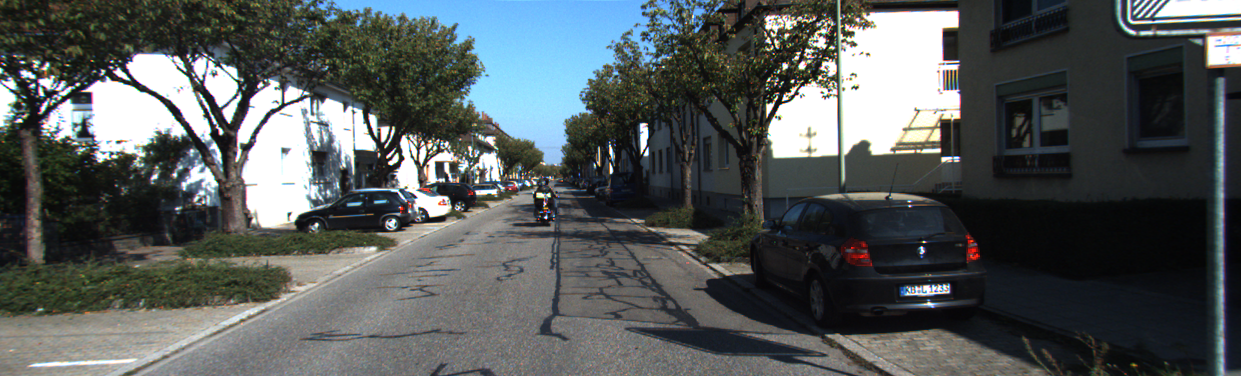
#> input picture data/kitti/001.png, 1241 x 376 px, found by its file name; its folder holds 4 pictures in this run
$ python visual_odometry.py
#> lines starting #> are read from the running program, lines starting #| are printed output that depends on the picture
import cv2
import numpy as np
import os
import matplotlib.pyplot as plt
import time

def run_visual_odometry(data_path):
#> called with data_path = 'Simulation/data/kitti'
    images = sorted(os.listdir(data_path))
    images = [os.path.join(data_path, img) for img in images]

    if len(images) < 2:
        print("Not enough images")
        return []

    orb = cv2.ORB_create(2000)
    bf = cv2.BFMatcher(cv2.NORM_HAMMING, crossCheck=True)

    pose = np.eye(4)
    trajectory = []

    prev_time = time.time()

    print("Running Visual Odometry...")

    for i in range(len(images) - 1):
        img1 = cv2.imread(images[i], 0)
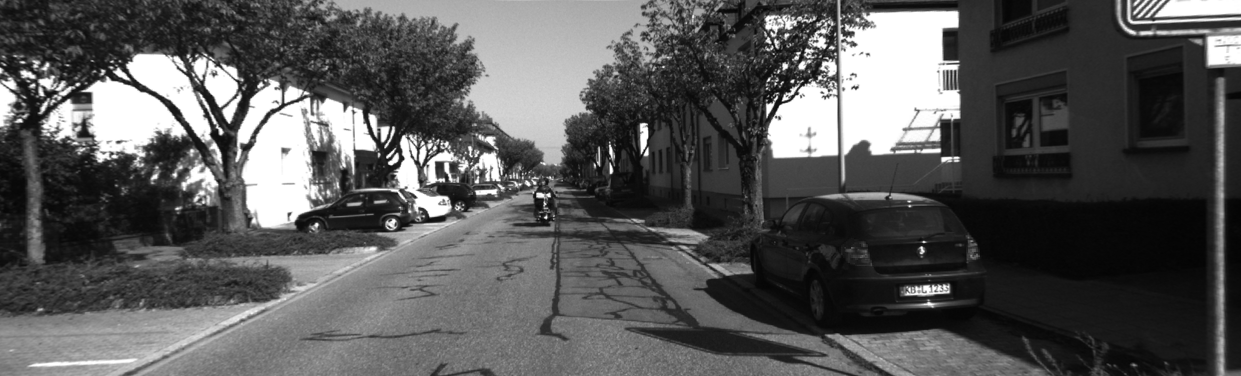
#> img1: shape (376, 1241); min 3, max 255, mean 87.7
        img2 = cv2.imread(images[i+1], 0)
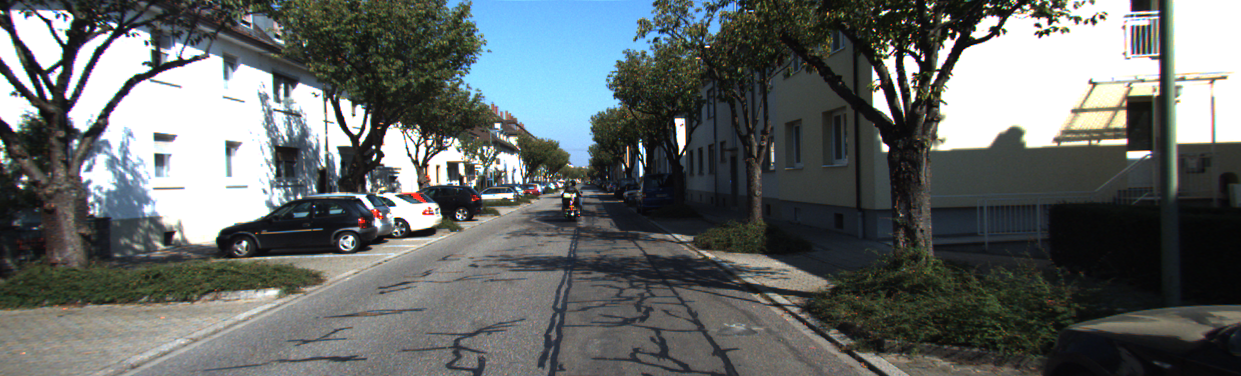
#> input picture data/kitti/0010.png, 1241 x 376 px, found by its file name
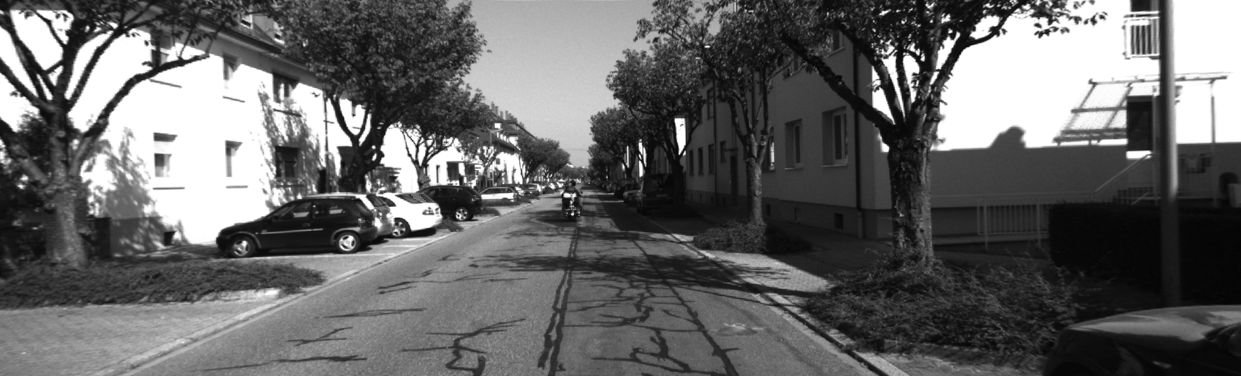
#> img2: shape (376, 1241); min 4, max 255, mean 102.3

        if img1 is None or img2 is None:
            print(f"Skipping frame {i}")
            continue

        # Detect features
        kp1, des1 = orb.detectAndCompute(img1, None)
#> kp1 = 2000 keypoints; strongest (x, y, size): (389, 162, 31), (783, 99, 31), (784, 98, 37.2), (538, 194, 37.2)
        kp2, des2 = orb.detectAndCompute(img2, None)
#> kp2 = 2000 keypoints; strongest (x, y, size): (353, 139, 64.3), (922, 59, 31), (917, 53, 31), (952, 38, 31)

        if des1 is None or des2 is None:
            continue

        # Match features
        matches = bf.match(des1, des2)
#> matches = 577 matches
        matches = sorted(matches, key=lambda x: x.distance)

        good_matches = matches[:100]
#> good_matches = 100 matches

        pts1 = np.float32([kp1[m.queryIdx].pt for m in good_matches])
#> pts1 = 100 pairs, first value 39.6 to 944, second value 54 to 293
        pts2 = np.float32([kp2[m.trainIdx].pt for m in good_matches])
#> pts2 = 100 pairs, first value 61 to 1156.8, second value 32 to 243.6

        # Essential matrix
        E, _ = cv2.findEssentialMat(pts1, pts2, focal=1.0, pp=(0., 0.))
#> E = [[-1.83e-06, -0.00115, 0.209], [0.0012, 2.75e-05, -0.675], [-0.217, 0.673, -1.86e-06]]

        if E is None:
            continue

        # Recover pose
        _, R, t, _ = cv2.recoverPose(E, pts1, pts2)
#> R = [[1, 0.0117, 7.32e-05], [-0.0117, 1, 1.99e-05], [-7.29e-05, -2.08e-05, 1]]; t = [-0.955, -0.296, -0.00163]

        # Transformation matrix
        T = np.eye(4)
        T[:3, :3] = R
        T[:3, 3] = t.flatten()

        # Update pose
        pose = pose @ T

        # Save trajectory (X, Z)
        trajectory.append((pose[0, 3], pose[2, 3]))

        # -------- FPS FIX --------
        current_time = time.time()
        delta = current_time - prev_time

        if delta > 0:
            fps = 1.0 / delta
        else:
            fps = 0

        prev_time = current_time

        print(f"Frame {i} | FPS: {fps:.2f}")
#> pass 2 of the loop in run_visual_odometry, `for i in range(len(images) - 1):`:
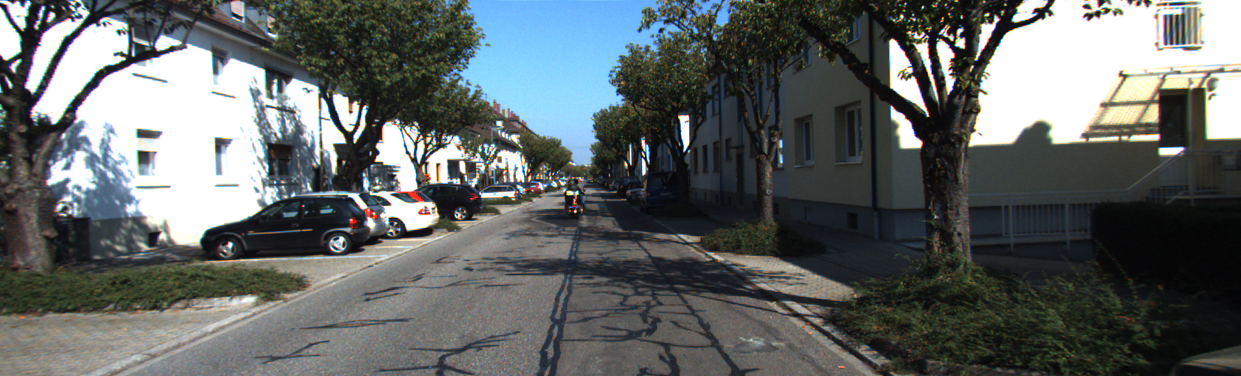
#> input picture data/kitti/0011.png, 1241 x 376 px, found by its file name
#> in run_visual_odometry, `img2 = cv2.imread(images[i+1], 0)`:
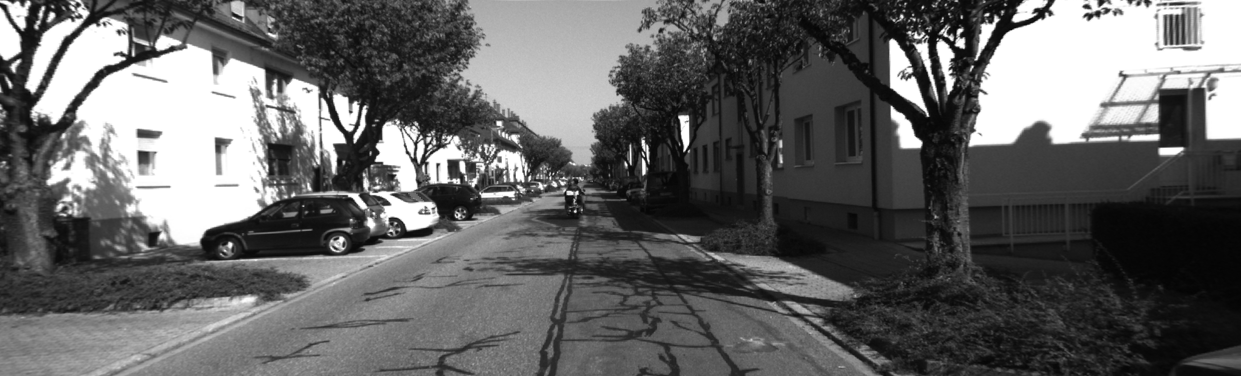
#> img2: shape (376, 1241); min 3, max 255, mean 99.8
#> kp1 has the same summary as kp2
#> kp2 = 2000 keypoints; strongest (x, y, size): (568, 192, 31), (349, 128, 53.6), (350, 130, 44.6), (346, 126, 64.3)
#> matches = 1145 matches
#> pts1 = 100 pairs, first value 154 to 1130.4, second value 80.4 to 247.7
#> pts2 = 100 pairs, first value 138 to 1162.8, second value 72.58 to 249.1
#> E = [[1.78e-06, -0.00142, 0.289], [0.00142, -5.43e-06, -0.645], [-0.29, 0.645, -9.36e-06]]
#> R = [[1, 0.00201, 3.68e-06], [-0.00201, 1, -1.29e-05], [-3.71e-06, 1.28e-05, 1]]; t = [-0.913, -0.409, -0.00201]
#> pass 3 of the loop in run_visual_odometry, `for i in range(len(images) - 1):`:
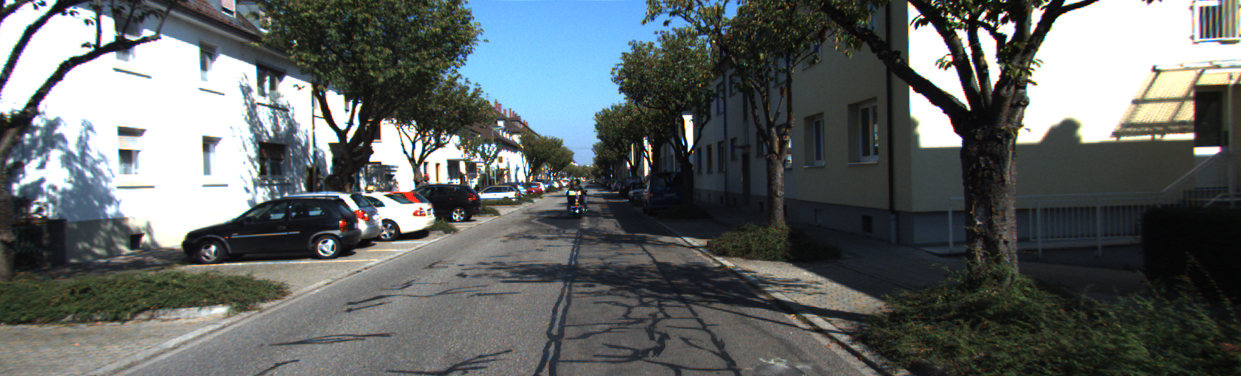
#> input picture data/kitti/0012.png, 1241 x 376 px, found by its file name
#> in run_visual_odometry, `img2 = cv2.imread(images[i+1], 0)`:
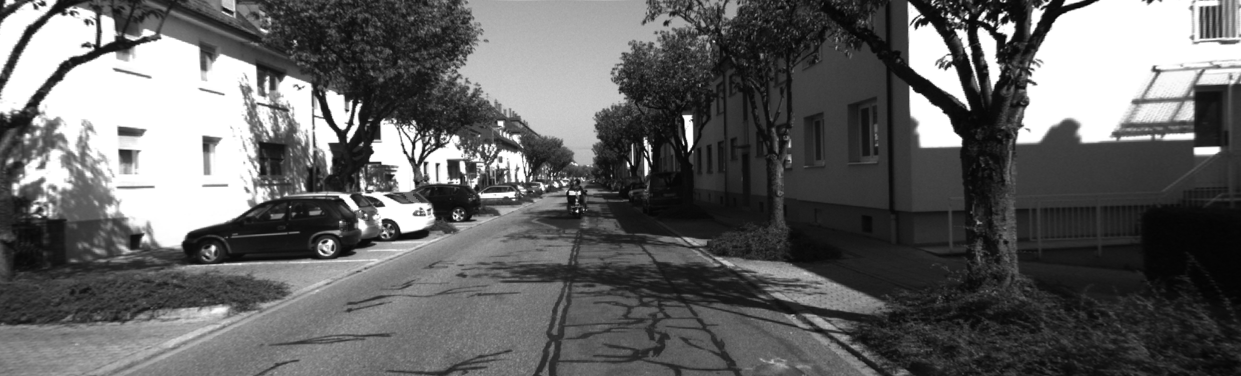
#> img2: shape (376, 1241); min 3, max 255, mean 99.2
#> kp1 has the same summary as kp2
#> kp2 = 2000 keypoints; strongest (x, y, size): (343, 132, 77.1), (344, 131, 64.3), (341, 124, 77.1), (343, 131, 92.6)
#> matches = 1238 matches
#> pts1 = 100 pairs, first value 138 to 1120.3, second value 73 to 243.4
#> pts2 = 100 pairs, first value 118.1 to 1153.4, second value 67.68 to 246.2
#> E = [[4.06e-18, -0.00118, 0.199], [0.00118, -4.4e-17, -0.679], [-0.199, 0.679, 1.08e-15]]
#> R = [[1, 1.05e-15, 1.56e-17], [-1.17e-15, 1, -5.79e-17], [-4.95e-16, -1.74e-15, 1]]; t = [-0.96, -0.281, -0.00168]

    # Convert to numpy
    trajectory = np.array(trajectory)

    # -------- PLOT --------
    plt.figure(figsize=(6, 6))
    plt.plot(trajectory[:, 0], trajectory[:, 1], marker='o', color='blue')

    # Add direction arrows
    for i in range(1, len(trajectory)):
        plt.arrow(
            trajectory[i-1, 0], trajectory[i-1, 1],
            trajectory[i, 0] - trajectory[i-1, 0],
            trajectory[i, 1] - trajectory[i-1, 1],
            head_width=0.05,
            color='blue'
        )

    plt.title("Visual Odometry Trajectory")
    plt.xlabel("X")
    plt.ylabel("Z")
    plt.grid()
    plt.show()
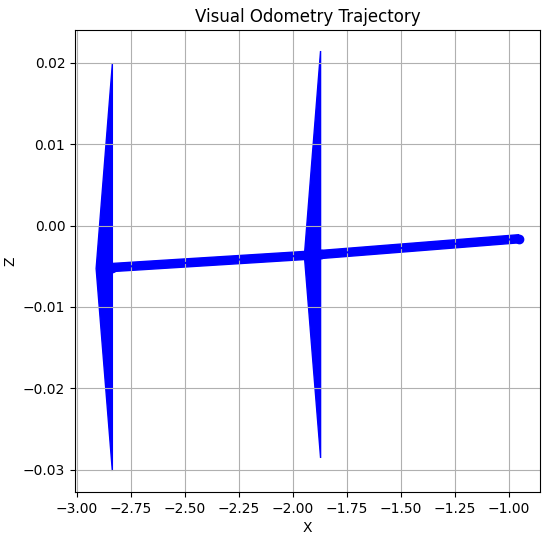
#> figure drawn by matplotlib, 1 panel

    return trajectory


if __name__ == "__main__":
    run_visual_odometry("Simulation/data/kitti")
